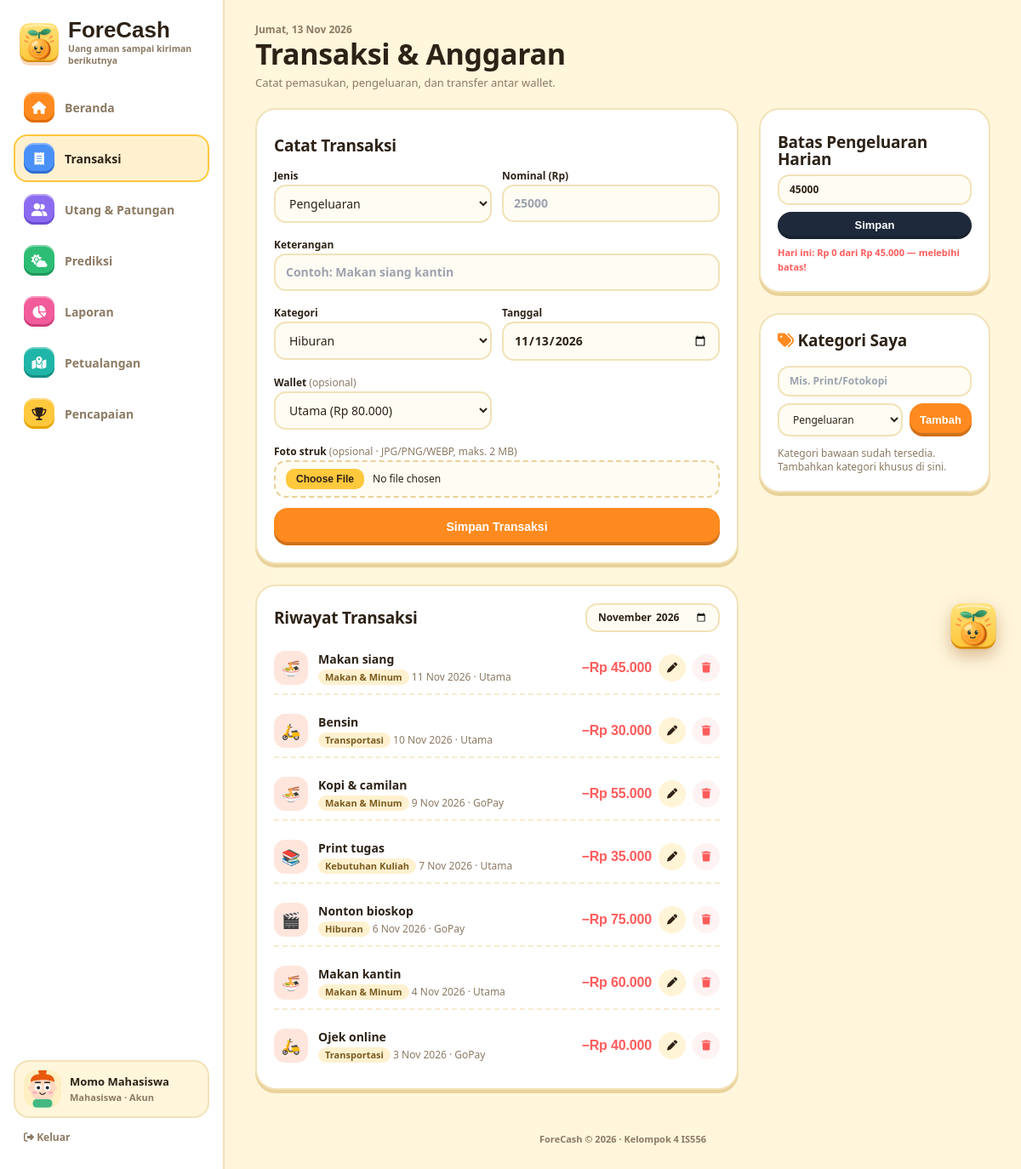
/pages/transaksi.php (signed in), run on the app's committed database.
### tables this page shows
CREATE TABLE users (
  user_id       INT NOT NULL AUTO_INCREMENT PRIMARY KEY,
  nama          VARCHAR(100) NOT NULL,
  email         VARCHAR(100) NOT NULL UNIQUE,           
  password_hash VARCHAR(255) NOT NULL,
  role          ENUM('mahasiswa','orangtua') NOT NULL DEFAULT 'mahasiswa',
  kode_hubung   CHAR(8) NULL UNIQUE,                    
  batas_harian  DECIMAL(12,2) NOT NULL DEFAULT 0,
  avatar        VARCHAR(4) NOT NULL DEFAULT 'a1',           
  created_at    DATETIME NOT NULL DEFAULT CURRENT_TIMESTAMP
);

CREATE TABLE transactions (
  transaction_id   INT NOT NULL AUTO_INCREMENT PRIMARY KEY,
  user_id          INT NOT NULL,
  wallet_id        INT NOT NULL,
  wallet_tujuan_id INT NULL,
  category_id      INT NULL,
  jenis            ENUM('pemasukan','pengeluaran','transfer') NOT NULL,
  nominal          DECIMAL(12,2) NOT NULL,
  keterangan       VARCHAR(150) NOT NULL,
  tanggal          DATE NOT NULL,
  bukti            VARCHAR(64) NULL,                     
  created_at       DATETIME NOT NULL DEFAULT CURRENT_TIMESTAMP,
  FOREIGN KEY (user_id)          REFERENCES users(user_id) ON DELETE CASCADE,
  FOREIGN KEY (wallet_id)        REFERENCES wallets(wallet_id) ON DELETE CASCADE,
  FOREIGN KEY (wallet_tujuan_id) REFERENCES wallets(wallet_id) ON DELETE CASCADE,
  FOREIGN KEY (category_id)      REFERENCES categories(category_id) ON DELETE SET NULL
);

CREATE TABLE categories (
  category_id INT NOT NULL AUTO_INCREMENT PRIMARY KEY,
  user_id     INT NULL,
  nama        VARCHAR(50) NOT NULL,
  jenis       ENUM('pemasukan','pengeluaran') NOT NULL,
  FOREIGN KEY (user_id) REFERENCES users(user_id) ON DELETE CASCADE
);

CREATE TABLE wallets (
  wallet_id  INT NOT NULL AUTO_INCREMENT PRIMARY KEY,
  user_id    INT NOT NULL,
  nama       VARCHAR(50) NOT NULL,
  tipe       ENUM('tunai','bank','ewallet') NOT NULL DEFAULT 'tunai',
  saldo_awal DECIMAL(12,2) NOT NULL DEFAULT 0,
  FOREIGN KEY (user_id) REFERENCES users(user_id) ON DELETE CASCADE
);

### includes/functions.php (called while the page is built, shortened)
<?php
require_once __DIR__ . '/../config/database.php';
function e($s) { return htmlspecialchars((string)$s, ENT_QUOTES, 'UTF-8'); }
function rupiah($n) { return 'Rp ' . number_format((float)$n, 0, ',', '.'); }
function tgl($d) {
    $bln = ['', 'Jan', 'Feb', 'Mar', 'Apr', 'Mei', 'Jun', 'Jul', 'Agu', 'Sep', 'Okt', 'Nov', 'Des'];
    $t = strtotime($d);
    return date('j', $t) . ' ' . $bln[(int)date('n', $t)] . ' ' . date('Y', $t);
}
function q($sql, $types = '', ...$params) {
    global $mysqli;
    $st = $mysqli->prepare($sql);
    if ($types !== '') $st->bind_param($types, ...$params);
    $st->execute();
    return $st;
}
function rows($sql, $types = '', ...$p) { $r = q($sql, $types, ...$p)->get_result(); return $r ? $r->fetch_all(MYSQLI_ASSOC) : []; }
function row($sql, $types = '', ...$p) { $r = rows($sql, $types, ...$p); return $r[0] ?? null; }
function current_user() {
    return row('SELECT user_id, nama, email, role, kode_hubung, batas_harian, avatar FROM users WHERE user_id = ?', 'i', $_SESSION['user_id']);
}
function require_login($role = null) {
    $u = current_user();
    return $u;
}
function wallets_with_balance($uid) {
    return rows("SELECT w.wallet_id, w.nama, w.tipe, w.saldo_awal,
        w.saldo_awal
        + COALESCE((SELECT SUM(nominal) FROM transactions t WHERE t.wallet_id = w.wallet_id AND t.jenis = 'pemasukan'), 0)
        - COALESCE((SELECT SUM(nominal) FROM transactions t WHERE t.wallet_id = w.wallet_id AND t.jenis IN ('pengeluaran','transfer')), 0)
        + COALESCE((SELECT SUM(nominal) FROM transactions t WHERE t.wallet_tujuan_id = w.wallet_id AND t.jenis = 'transfer'), 0) AS saldo
        FROM wallets w WHERE w.user_id = ? ORDER BY w.wallet_id", 'i', $uid);
}
function categories_for($uid) {
    return rows('SELECT category_id, nama, jenis, user_id FROM categories WHERE user_id IS NULL OR user_id = ? ORDER BY jenis, nama', 'i', $uid);
}
function kategori_emoji($nama, $jenis = 'pengeluaran') {
    $map = ['Makan & Minum' => '🍜', 'Transportasi' => '🛵', 'Kos / Sewa' => '🏠', 'Kebutuhan Kuliah' => '📚',
            'Hiburan' => '🎬', 'Uang Saku' => '💰', 'Kerja Sampingan' => '💼', 'Beasiswa' => '🎓', 'Pelunasan Utang/Piutang' => '🤝'];
    return $map[$nama] ?? ($jenis === 'pemasukan' ? '💵' : '🧾');
}
require_once __DIR__ . '/avatar.php';

### pages/transaksi.php (the view, shortened to what this page needs)
<?php
require_once __DIR__ . '/../includes/functions.php';
require_once __DIR__ . '/../includes/tx_form.php';
$user = require_login('mahasiswa');
$uid = $user['user_id'];
$bulan = preg_match('/^\d{4}-\d{2}$/', $_GET['bulan'] ?? '') ? $_GET['bulan'] : date('Y-m');
$list = rows("SELECT t.transaction_id, t.bukti, t.tanggal, t.jenis, t.nominal, t.keterangan, c.nama AS kategori, w.nama AS wallet, w2.nama AS wallet_tujuan
              FROM transactions t JOIN wallets w ON w.wallet_id = t.wallet_id
              LEFT JOIN wallets w2 ON w2.wallet_id = t.wallet_tujuan_id
              LEFT JOIN categories c ON c.category_id = t.category_id
              WHERE t.user_id = ? AND DATE_FORMAT(t.tanggal, '%Y-%m') = ?
              ORDER BY t.tanggal DESC, t.transaction_id DESC", 'is', $uid, $bulan);
$kategoriSaya = rows('SELECT category_id, nama, jenis FROM categories WHERE user_id = ? ORDER BY nama', 'i', $uid);
$title = 'Transaksi & Anggaran'; $active = 'transaksi';
require __DIR__ . '/../includes/layout/header.php';
?>
<div>
    <p class="text-xs text-slate-500">Catat pemasukan, pengeluaran, dan transfer antar wallet.</p>
</div>
<div class="grid grid-cols-1 lg:grid-cols-3 gap-6">
    <div class="lg:col-span-2 space-y-6">
        <form id="form" method="post" enctype="multipart/form-data" class="hs-card p-5 space-y-3">
            <h4 class="text-sm font-black">Catat Transaksi</h4>
            <?= tx_form_fields($uid, in_array($_GET['jenis'] ?? '', ['pemasukan', 'pengeluaran', 'transfer']) ? ['jenis' => $_GET['jenis']] : null) ?>
            <button name="aksi" value="tambah" class="hs-btn bg-hsOrange text-white w-full py-3 text-sm">Simpan Transaksi</button>
        </form>
        <div class="hs-card p-5 space-y-3">
            <div class="flex flex-wrap justify-between items-center gap-2">
                <h4 class="text-sm font-black">Riwayat Transaksi</h4>
                <form method="get"><input type="month" name="bulan" value="<?= e($bulan) ?>" onchange="this.form.submit()" class="px-3 py-1.5 text-xs border"></form>
            </div>
            <?php foreach ($list as $t): ?>
                <?php $emoji = $t['jenis'] === 'transfer' ? '🔁' : kategori_emoji($t['kategori'], $t['jenis']); ?>
                <div class="fc-tx">
                    <span class="fc-tx-icon <?= ['pemasukan' => 'is-in', 'pengeluaran' => 'is-out', 'transfer' => 'is-move'][$t['jenis']] ?>"><?= $emoji ?></span>
                    <div class="text-sm min-w-0 flex-1">
                        <p class="font-bold truncate"><?= e($t['keterangan']) ?></p>
                        <p class="text-xs text-slate-500 mt-0.5">
                            <span class="fc-chip"><?= $t['jenis'] === 'transfer' ? e($t['wallet']) . ' ke ' . e($t['wallet_tujuan']) : e($t['kategori'] ?? 'Lainnya') ?></span>
                            <?= tgl($t['tanggal']) ?><?= $t['jenis'] !== 'transfer' ? ' · ' . e($t['wallet']) : '' ?></p>
                    </div>
                    <div class="flex items-center gap-2 shrink-0">
                        <p class="font-display font-extrabold text-base <?= ['pemasukan' => 'text-hsGreen', 'pengeluaran' => 'text-hsRed', 'transfer' => 'text-hsBlue'][$t['jenis']] ?>">
                            <?= ['pemasukan' => '+', 'pengeluaran' => '−', 'transfer' => ''][$t['jenis']] ?><?= rupiah($t['nominal']) ?></p>
                        <form method="post" action="transaksi_edit.php"><?= csrf_field() ?><input type="hidden" name="id" value="<?= $t['transaction_id'] ?>">
                            <button class="w-8 h-8 rounded-full bg-slate-100 text-xs" title="Ubah"><i class="fa-solid fa-pen"></i></button></form>
                        <form method="post" onsubmit="return confirm('Hapus transaksi ini?')"><?= csrf_field() ?><input type="hidden" name="id" value="<?= $t['transaction_id'] ?>">
                            <button name="aksi" value="hapus" class="w-8 h-8 rounded-full bg-red-50 text-hsRed text-xs" title="Hapus"><i class="fa-solid fa-trash"></i></button></form>
                    </div>
                </div>
            <?php endforeach; ?>
        </div>
    </div>
    <div class="space-y-6">
        <form method="post" class="hs-card p-5 space-y-2">
            <h4 class="text-sm font-black">Batas Pengeluaran Harian</h4>
            <input type="number" name="batas_harian" min="0" value="<?= (float)$user['batas_harian'] ?>" class="w-full px-3 py-2 text-xs border">
            <button name="aksi" value="batas" class="hs-btn bg-slate-800 text-white w-full py-2 text-xs">Simpan</button>
            <?php if ($user['batas_harian'] > 0): ?>
                <p class="text-[11px] font-bold <?= $hariIni > $user['batas_harian'] ? 'text-hsRed' : 'text-hsGreen' ?>">
                    Hari ini: <?= rupiah($hariIni) ?> dari <?= rupiah($user['batas_harian']) ?>
                    <?= $hariIni > $user['batas_harian'] ? '— melebihi batas!' : '— masih aman.' ?></p>
            <?php endif; ?>
        </form>
        <div class="hs-card p-5 space-y-3">
            <h4 class="text-sm font-black"><i class="fa-solid fa-tags text-hsOrange"></i> Kategori Saya</h4>
            <form method="post" class="space-y-2">
                <input name="nama" placeholder="Mis. Print/Fotokopi" class="w-full px-3 py-2 text-xs border">
                <div class="flex gap-2">
                    <select name="jenis" class="w-full px-3 py-2 text-xs border"><option value="pengeluaran">Pengeluaran</option><option value="pemasukan">Pemasukan</option></select>
                    <button name="aksi" value="kategori" class="hs-btn bg-hsOrange text-white px-3 py-2 text-xs">Tambah</button>
                </div>
            </form>
            <div class="flex flex-wrap gap-1.5">
                <?php if (!$kategoriSaya): ?><p class="text-xs text-slate-500">Kategori bawaan sudah tersedia. Tambahkan kategori khusus di sini.</p><?php endif; ?>
            </div>
        </div>
    </div>
</div>
<?php require __DIR__ . '/../includes/layout/footer.php'; ?>

### includes/layout/header.php (shortened to what this page needs)
<?php
$menus = $user['role'] === 'orangtua'
    ? ['ortu' => ['ortu.php', 'fa-eye', 'Pantau Anak', 'purple']]
    : [
        'dashboard'  => ['dashboard.php', 'fa-house', 'Beranda', 'orange'],
        'transaksi'  => ['transaksi.php', 'fa-receipt', 'Transaksi', 'blue'],
        'utang'      => ['utang.php', 'fa-user-group', 'Utang & Patungan', 'purple'],
        'prediksi'   => ['prediksi.php', 'fa-cloud-sun', 'Prediksi', 'green'],
        'laporan'    => ['laporan.php', 'fa-chart-pie', 'Laporan', 'pink'],
        'petualangan'=> ['petualangan.php', 'fa-map-location-dot', 'Petualangan', 'teal'],
        'pencapaian' => ['pencapaian.php', 'fa-trophy', 'Pencapaian', 'yellow'],
      ];
$home = $user['role'] === 'orangtua' ? 'ortu.php' : 'dashboard.php';
$hariIni = ['Minggu', 'Senin', 'Selasa', 'Rabu', 'Kamis', 'Jumat', 'Sabtu'][date('w')] . ', ' . tgl(date('Y-m-d'));
$jam = (int)date('G');
$sapaan = $jam < 11 ? 'Selamat pagi' : ($jam < 15 ? 'Selamat siang' : ($jam < 18 ? 'Selamat sore' : 'Selamat malam'));
?>
<!DOCTYPE html>
<html lang="id">
<head>
    <script src="https://cdn.tailwindcss.com"></script>
    <link href="https://api.fontshare.com/v2/css?f[]=satoshi@300,400,500,700,900&display=swap" rel="stylesheet">
    <link rel="stylesheet" href="https://cdnjs.cloudflare.com/ajax/libs/font-awesome/6.4.0/css/all.min.css">
    <link rel="stylesheet" href="../assets/css/styles.css?v=<?= filemtime(__DIR__ . '/../../assets/css/styles.css') ?>">
</head>
<body class="fc-body">
<aside class="fc-side" aria-label="Menu utama">
    <a href="<?= $home ?>" class="fc-brand">
        <img src="../assets/img/logo.svg" alt="" class="fc-brand-logo">
        <span>
            <span class="fc-brand-name">ForeCash</span>
            <span class="fc-brand-tag">Uang aman sampai kiriman berikutnya</span>
        </span>
    </a>
    <nav class="fc-nav">
        <?php foreach ($menus as $key => [$href, $icon, $label, $warna]): ?>
            <a href="<?= $href ?>" class="fc-nav-item <?= $active === $key ? 'is-active' : '' ?>" <?= $active === $key ? 'aria-current="page"' : '' ?>>
                <span class="fc-tile fc-tile-<?= $warna ?>"><i class="fa-solid <?= $icon ?>"></i></span>
                <?= $label ?>
            </a>
        <?php endforeach; ?>
    </nav>
    <div class="fc-side-foot">
        <a href="akun.php" class="fc-me <?= $active === 'akun' ? 'is-active' : '' ?>">
            <span class="fc-me-avatar"><?= avatar_svg($user['avatar'], 'happy', 44) ?></span>
            <span class="min-w-0">
                <span class="fc-me-name"><?= e($user['nama']) ?></span>
                <span class="fc-me-role"><?= $user['role'] === 'orangtua' ? 'Orang tua' : 'Mahasiswa' ?> · Akun</span>
            </span>
        </a>
        <a href="logout.php" class="fc-logout"><i class="fa-solid fa-right-from-bracket"></i> Keluar</a>
    </div>
</aside>
<div class="fc-main">
    <header class="fc-top">
        <div class="min-w-0">
            <p class="fc-top-date"><?= $hariIni ?></p>
            <h1 class="fc-top-title"><?= $active === 'dashboard' ? $sapaan . ', ' . e(explode(' ', $user['nama'])[0]) . '!' : e($title) ?></h1>
        </div>
    </header>
<main class="fc-content">

### data on the page
users: nama "Momo Mahasiswa", batas_harian "45000", batas_harian "Rp 45.000"
transactions: jenis.nama "🍜", keterangan "Makan siang", category.nama "Makan & Minum", tanggal "11 Nov 2026", wallet.nama "Utama", jenis "−", nominal "Rp 45.000"
transactions: jenis.nama "🛵", keterangan "Bensin", category.nama "Transportasi", tanggal "10 Nov 2026", wallet.nama "Utama", jenis "−", nominal "Rp 30.000"
transactions: jenis.nama "🍜", keterangan "Kopi & camilan", category.nama "Makan & Minum", tanggal "9 Nov 2026", wallet.nama "GoPay", jenis "−", nominal "Rp 55.000"
transactions: jenis.nama "📚", keterangan "Print tugas", category.nama "Kebutuhan Kuliah", tanggal "7 Nov 2026", wallet.nama "Utama", jenis "−", nominal "Rp 35.000"
transactions: jenis.nama "🎬", keterangan "Nonton bioskop", category.nama "Hiburan", tanggal "6 Nov 2026", wallet.nama "GoPay", jenis "−", nominal "Rp 75.000"
transactions: jenis.nama "🍜", keterangan "Makan kantin", category.nama "Makan & Minum", tanggal "4 Nov 2026", wallet.nama "Utama", jenis "−", nominal "Rp 60.000"
transactions: jenis.nama "🛵", keterangan "Ojek online", category.nama "Transportasi", tanggal "3 Nov 2026", wallet.nama "GoPay", jenis "−", nominal "Rp 40.000"

### other printed values
$label "Beranda"
$label "Transaksi"
$label "Utang & Patungan"
$label "Prediksi"
$label "Laporan"
$label "Petualangan"
$label "Pencapaian"
$hariIni "Jumat, 13 Nov 2026"
$title "Transaksi & Anggaran"
rupiah($hariIni) "Rp 0"
form field category_id "Hiburan"
form field wallet_id "Utama (Rp 80.000)"
